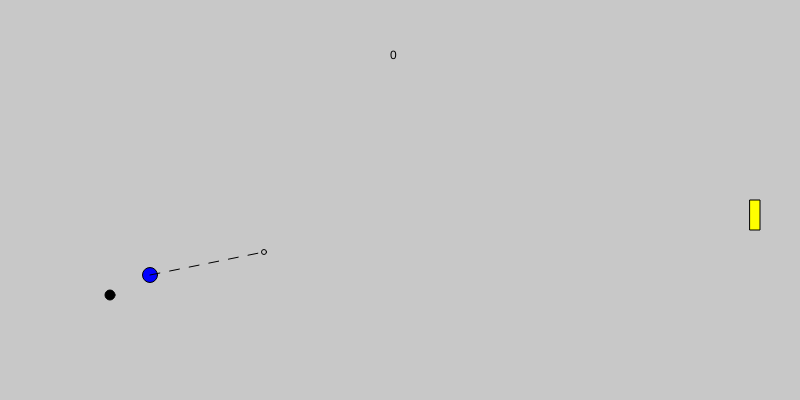
Frame 1 (no input)
Frame 60 (no input): identical to frame 1, image omitted
Frame 120 (the mouse pressed at the canvas centre since frame 60): identical to frame 1, image omitted

The p5.js sketch that drew this single still picture (run headless with seeded random() and noise() and a simulated clock; from frame 60 on, the mouse is pressed at the canvas centre):

// p5.js sketch
// ── sketch.js
function setup() 
{
	createCanvas(800, 400);
}

let pK = [110, 295]
let p0 = [150, 275]
let p1 = [450, 200]
let p2 = [600,300]
let r = 15

let pKYdist 
let pKXdist
let t = 0
let kurvp = []
let shoot = false
let shootp = []
let hit = false
let point = 0

let target = {
    x: 750,
    y: 200,
    w: 10,
    h: 30
}

function draw()
{
frameRate(60)
background(200)

fill('blue')
circle(p0[0], p0[1], r)
//circle(p2[0], p2[1], r)

fill('red')
//circle(p1[0], p1[1], r)

fill('black')
circle(pK[0], pK[1], 10)




if(mouseX <= pK[0] + r + 10 && mouseX >= pK[0] - r - 10 && pK[0] + Math.abs(mouseX - pK[0]) <= p0[0]){
    if(mouseIsPressed){
        if(shoot === false){
        pK = [mouseX, mouseY]
        pKYdist = 130-pK[1]
        pKXdist = 130-pK[0]

        p2 = [200 + pKXdist * 5.2, 450 + pKYdist * 1.5]
        p1 = [150 + pKXdist * 4.2, 350 + pKYdist * 1.5]
        
        }
    }
}

if(pK[0] >= p0[0]){
    pK[0] = p0[0] - 5

}

if(mouseY >= pK[1] + r + 10 && mouseX <= pK[1] - r - 10 && pK[1] + Math.abs(mouseX - pK[1]) >= p0[1]){
    if(mouseIsPressed){
        if(shoot === false){
           
        pK = [mouseX, mouseY]
       
        }
    }
}

if(pK[1] <= p0[1]){
    pK[1] = p0[1] + 5

}


if(keyIsDown(13)){
    shoot = true
    hit = false
}

if(shoot === true){
    shootp = [ConlerpABC(p0, p1, p2, t)[0], ConlerpABC(p0, p1, p2, t)[1]]
    circle(shootp[0], shootp[1], r)

    if(t<2){
        t+=0.02
    }
    if(t>2){
        t = 0
        shoot = false
    }
}

function setLineDash(list) {
    drawingContext.setLineDash(list);
}

noFill()
let pguide = [ConlerpABC(p0, p1, p2, 0.2)[0], ConlerpABC(p0, p1, p2, 0.2)[1]]
circle(pguide[0], pguide[1], 5)

setLineDash([10, 10])
line(p0[0], p0[1], pguide[0], pguide[1])

//point og mål
setLineDash([0, 0])
fill('yellow')
rect(target.x, target.y, target.w, target.h)
if(shootp.length > 1){
    if(target.x < shootp[0]+15 && target.y < shootp[1] && target.y + target.h > shootp[1] && t<1.1){
        if(hit === false){
            point++
            target.y = random(50, 350)
            hit = true
            
        }     
    }
}




console.log(hit)
fill('black')
text(point, 390, 50, 20, 20)

}




// ── universal.js
function lerpABC (a,b,c){
    let lerpab = [lerp(a[0], b[0], t), lerp(a[1], b[1], t)]
    let lerpbc = [lerp(b[0], c[0], t), lerp(b[1], c[1], t)]
    let kurvPoint = [lerp(lerpab[0], lerpbc[0], t), lerp(lerpab[1], lerpbc[1], t)]
    //console.log(kurvPoint)
    return(kurvPoint)
}

function ConlerpABC (a,b,c,t){
    let lerpab = [lerp(a[0], b[0], t), lerp(a[1], b[1], t)]
    let lerpbc = [lerp(b[0], c[0], t), lerp(b[1], c[1], t)]
    let kurvPoint = [lerp(lerpab[0], lerpbc[0], t), lerp(lerpab[1], lerpbc[1], t)]
    //console.log(kurvPoint)
    return(kurvPoint)
}
